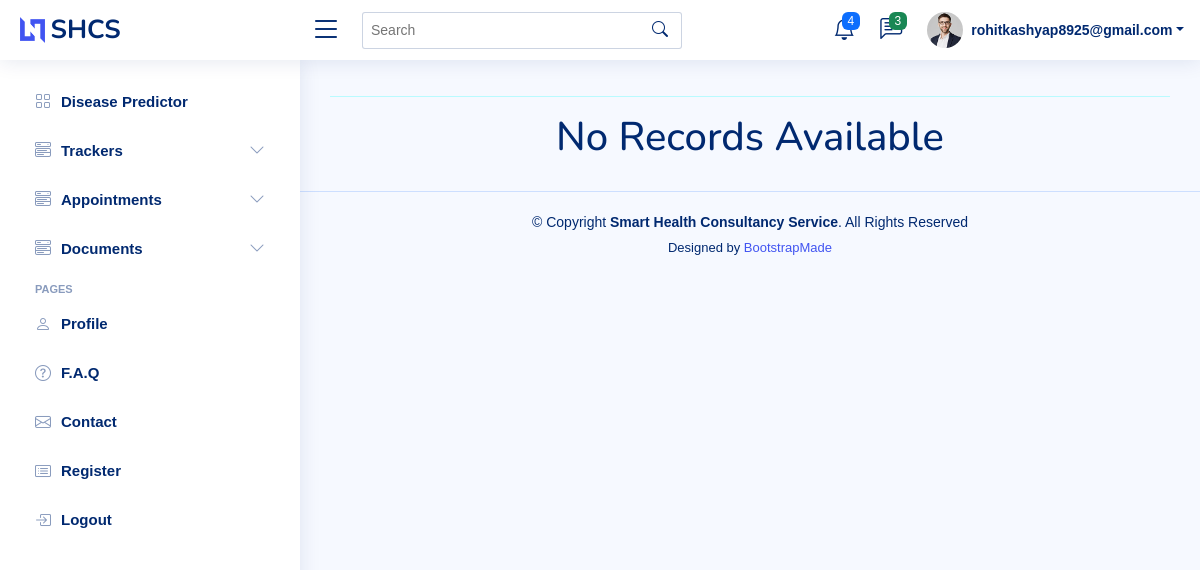
Before: /appointment_history/ (signed in) with the older database file.
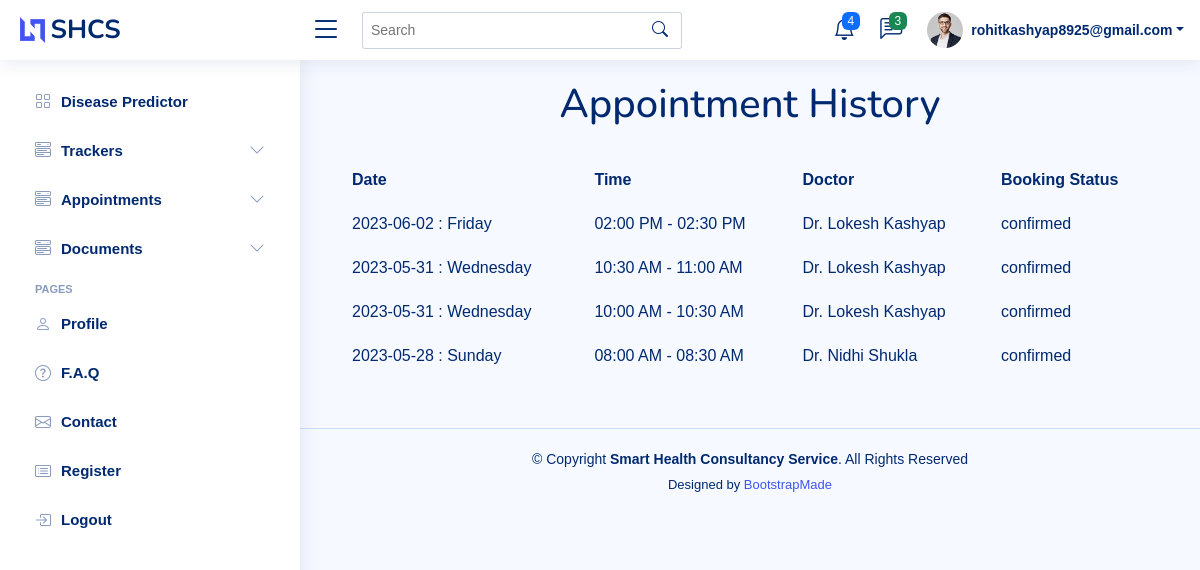
After: the same page with the newer database file.
### myapp/models.py (models this page shows, shortened)
class Appointment(models.Model):
    doctor = models.ForeignKey(to=Doctor,on_delete=models.PROTECT,related_name='doctor')
    appointment_date = models.CharField(max_length=30)
    start_time = models.CharField(max_length=20,default=None)
    end_time = models.CharField(max_length=20,default=None)
    appointment_status = models.CharField(choices=(('available','available'),('confirmed','confirmed'),('cancelled','cancelled')),default="available",max_length=17,blank=True)
    booked_by = models.ForeignKey(to=User,on_delete=models.PROTECT,related_name='patient',null=True,blank=True)
    cancelled_by = models.CharField(choices=(('doctor','doctor'),('patient','patient')),max_length=15,null=True,blank=True)
    is_available = models.BooleanField(default=True)
    booked_on = models.DateTimeField(auto_now_add=True)

class User(AbstractBaseUser):
    first_name = models.CharField(max_length=25,blank=True)
    last_name = models.CharField(max_length=25,blank=True)
    phone_number = models.CharField(max_length=14,blank=True)
    email = models.EmailField(verbose_name='Email',max_length=255,unique=True,blank=True)
    gender = models.CharField(choices=(('male','male'),('female','female')),max_length=10,blank=True)
    user_type = models.CharField(choices=(('doctor','doctor'),('patient','patient'),('handler_team','handler_team')),default="patient",max_length=17,blank=True)
    address = models.TextField(max_length=200,null=True,blank=True)
    is_active = models.BooleanField(default=True)
    is_admin = models.BooleanField(default=False)
    objects = UserManager()
    USERNAME_FIELD = 'email'
    REQUIRED_FIELDS = ['first_name','last_name','phone_number','gender','user_type']
    def __str__(self):
        return self.email

### myapp/views.py (the view)
# urls.py: path('appointment_history/', views.apt_history),
def apt_history(request):
    appointment_data = Appointment.objects.filter(booked_by=request.user).order_by('-id')
    return render(request,"appointment_history.html",{'appointment_data':appointment_data})

### myapp/templates/appointment_history.html (shortened to what the changed rows need)
<!DOCTYPE html>
<html lang="en">
<head>
    <meta content="width=device-width, initial-scale=1.0" name="viewport"> {% load static %}
    <link href={% static "assets/vendor/bootstrap/css/bootstrap.min.css" %} rel="stylesheet">
    <link href={% static "assets/vendor/bootstrap-icons/bootstrap-icons.css" %} rel="stylesheet">
    <link href={% static "assets/vendor/boxicons/css/boxicons.min.css" %} rel="stylesheet">
    <link href={% static "assets/vendor/quill/quill.snow.css" %} rel="stylesheet">
    <link href={% static "assets/vendor/quill/quill.bubble.css" %} rel="stylesheet">
    <link href={% static "assets/vendor/remixicon/remixicon.css" %} rel="stylesheet">
    <link href={% static "assets/vendor/simple-datatables/style.css" %} rel="stylesheet">
    <link href={% static "assets/css/style.css" %} rel="stylesheet">
    <link href={% static "assets/css/apt_history.css" %} rel="stylesheet">
</head>
<body>
    <main id="main" class="main">
        {% if appointment_data %}
        <h1> Appointment History</h1>
        <div class="container">
                    <table>
                        <thead>
                            <tr>
                                <th>Date</th>
                                <th>Time</th>
                                <th>Doctor</th>
                                <th>Booking Status</th>
                            </tr>
                        </thead>
                        <tbody>{% for data in appointment_data %}<tr>
                        <td>{{data.appointment_date}}</td>
                        <td>{{data.start_time}} - {{data.end_time}}</td>
                        <td>Dr. {{data.doctor.first_name}} {{data.doctor.last_name}}</td>
                        <td>{{data.appointment_status}}</td>
                    </tr>{% endfor %}{% else %}<hr><h1>No Records Available</h1>{% endif %}
                </tbody>
            </table>
        </div>
    </main>
</body>
</html>

Changed rows visible on the page:
added Appointment: appointment_date "2023-06-02 : Friday", start_time "02:00 PM", end_time "02:30 PM", doctor.first_name "Lokesh", doctor.last_name "Kashyap", appointment_status "confirmed"
now on this page (row edited): Appointment: appointment_date "2023-05-31 : Wednesday", start_time "10:30 AM", end_time "11:00 AM", doctor.first_name "Lokesh", doctor.last_name "Kashyap", appointment_status "confirmed"
now on this page (row edited): Appointment: appointment_date "2023-05-31 : Wednesday", start_time "10:00 AM", end_time "10:30 AM", doctor.first_name "Lokesh", doctor.last_name "Kashyap", appointment_status "confirmed"
now on this page (row edited): Appointment: appointment_date "2023-05-28 : Sunday", start_time "08:00 AM", end_time "08:30 AM", doctor.first_name "Nidhi", doctor.last_name "Shukla", appointment_status "confirmed"
Other visible differences:
text no longer shown: "No Records Available"
text now shown: "Appointment History Date Time Doctor Booking Status"
